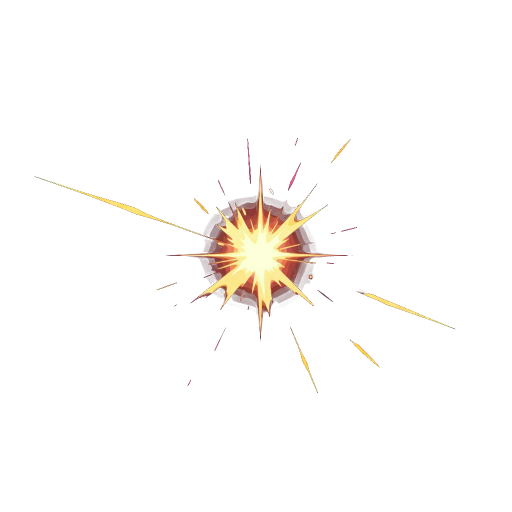
#> input picture assets/images/effects/fx_hit_1.png, 1024 x 1024 px, found by its file name (shown at 1/2 size)
$ python generate_fx_frames.py
#> lines starting #> are read from the running program, lines starting #| are printed output that depends on the picture
"""
fx/ 디렉토리에 이펙트 프레임 에셋 생성
기존 effects/ 에셋에서 4프레임 애니메이션 세트를 생성합니다.

프레임 구조: 원본 이미지를 약간씩 회전/스케일/투명도 변화를 주어 4프레임 애니메이션 생성
"""

import os
from pathlib import Path
from PIL import Image, ImageEnhance, ImageFilter
import math

ASSETS_DIR = Path(r"e:\defense\assets\images")
EFFECTS_DIR = ASSETS_DIR / "effects"
FX_DIR = ASSETS_DIR / "fx"

# 출력 크기 (게임 코드에서 48~64px로 사용)
OUTPUT_SIZE = 128

# 이펙트 타입별 소스 매핑
EFFECT_MAPPING = {
    # 피격/사망 이펙트 (멀티 프레임 소스 활용)
    "fx_hit_physical": {
        "sources": ["fx_hit_1.png", "fx_hit_2.png", "fx_hit_3.png", "fx_hit_4.png"],
        "mode": "multi_source"
    },
    "fx_hit_magic": {
        "sources": ["fx_lightning_1.png", "fx_lightning_2.png", "fx_lightning_3.png", "fx_lightning_4.png"],
        "mode": "multi_source"
    },
    "fx_hit_purify": {
        "sources": ["fx_fire_1.png", "fx_fire_2.png", "fx_fire_3.png", "fx_fire_4.png"],
        "mode": "multi_source"
    },
    "fx_death_ghost": {
        "sources": ["fx_hit_1.png", "fx_hit_2.png", "fx_hit_3.png", "fx_hit_4.png"],
        "mode": "multi_source_fade"  # 점점 투명해지는 사망 효과
    },
    # 영웅 스킬 이펙트 (단일 소스 → 4프레임 생성)
    "fx_kkaebi_flip": {
        "sources": ["fx_skill_kkaebi.png", "fx_attack_kkaebi.png"],
        "mode": "single_animate"
    },
    "fx_miho_foxfire": {
        "sources": ["fx_skill_guMiho.png", "fx_attack_guMiho.png"],
        "mode": "single_animate"
    },
    "fx_gangrim_summon": {
        "sources": ["fx_skill_gangrim.png", "fx_attack_gangrim.png"],
        "mode": "single_animate"
    },
    "fx_sua_grab": {
        "sources": ["fx_skill_sua.png", "fx_attack_sua.png"],
        "mode": "single_animate"
    },
    "fx_bari_ritual": {
        "sources": ["fx_skill_bari.png", "fx_attack_bari.png"],
        "mode": "single_animate"
    },
}


def load_and_resize(path: Path, size: int = OUTPUT_SIZE) -> Image.Image:
    """이미지를 로드하고 정사각형으로 리사이즈"""
#> called with size = 128
    img = Image.open(path).convert("RGBA")
#> img is the input picture: PIL image 1024x1024 RGBA; mean R, G, B, A 12.5, 14.9, 14.8, 9.4
    # 가로세로 비율 유지하며 정사각형에 맞추기
    img.thumbnail((size, size), Image.Resampling.LANCZOS)
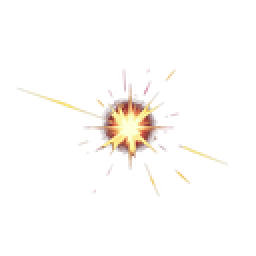
#> img: PIL image 128x128 RGBA (shown 2 times larger); mean R, G, B, A 17.1, 12.9, 8.8, 9.7; transparent parts drawn white
    # 정사각형 캔버스에 중앙 배치
    canvas = Image.new("RGBA", (size, size), (0, 0, 0, 0))
#> canvas: PIL image 128x128 RGBA; every value is 0
    offset_x = (size - img.width) // 2
#> offset_x = 0
    offset_y = (size - img.height) // 2
#> offset_y = 0
    canvas.paste(img, (offset_x, offset_y), img)
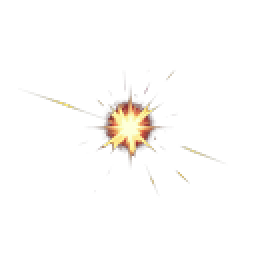
#> canvas: PIL image 128x128 RGBA (shown 2 times larger); mean R, G, B, A 7.8, 6.2, 4.3, 7.8; transparent parts drawn white
    return canvas


def generate_multi_source(prefix: str, sources: list[str]):
    """여러 소스 이미지를 각각 하나의 프레임으로 사용"""
    for i, src_name in enumerate(sources):
        src_path = EFFECTS_DIR / src_name
        if not src_path.exists():
            print(f"  ⚠️ 소스 없음: {src_name}")
            continue
        img = load_and_resize(src_path)
        out_path = FX_DIR / f"{prefix}_{i}.png"
        img.save(out_path)
        print(f"  ✅ {out_path.name}")


def generate_multi_source_fade(prefix: str, sources: list[str]):
    """소스를 사용하되 점점 투명해지는 사망 이펙트"""
    alphas = [255, 200, 130, 60]  # 프레임별 투명도
    for i, src_name in enumerate(sources):
        src_path = EFFECTS_DIR / src_name
        if not src_path.exists():
            print(f"  ⚠️ 소스 없음: {src_name}")
            continue
        img = load_and_resize(src_path)
        # 투명도 조절
        r, g, b, a = img.split()
        a = a.point(lambda x: min(x, alphas[i]))
        img = Image.merge("RGBA", (r, g, b, a))
        # 약간 확대 (분해 효과)
        scale = 1.0 + (i * 0.15)
        new_size = int(OUTPUT_SIZE * scale)
        img = img.resize((new_size, new_size), Image.Resampling.LANCZOS)
        # 다시 원래 크기 캔버스에 중앙 배치
        canvas = Image.new("RGBA", (OUTPUT_SIZE, OUTPUT_SIZE), (0, 0, 0, 0))
        offset = (OUTPUT_SIZE - new_size) // 2
        canvas.paste(img, (offset, offset), img)
        out_path = FX_DIR / f"{prefix}_{i}.png"
        canvas.save(out_path)
        print(f"  ✅ {out_path.name} (alpha={alphas[i]})")


def generate_single_animate(prefix: str, sources: list[str]):
    """단일 소스 이미지에서 4프레임 애니메이션 생성 (스케일+회전 변화)"""
    # 첫 번째 소스를 기본으로, 두 번째가 있으면 교차 사용
    src_path = EFFECTS_DIR / sources[0]
    if not src_path.exists():
        # 대체 소스 시도
        if len(sources) > 1:
            src_path = EFFECTS_DIR / sources[1]
        if not src_path.exists():
            print(f"  ⚠️ 소스 없음: {sources}")
            return

    base_img = load_and_resize(src_path)

    # 프레임별 변형: 스케일, 회전, 밝기
    transforms = [
        {"scale": 0.7, "rotate": 0, "brightness": 0.9},    # 시작 (작게)
        {"scale": 1.0, "rotate": 5, "brightness": 1.2},    # 확대
        {"scale": 1.1, "rotate": -5, "brightness": 1.4},   # 최대
        {"scale": 0.9, "rotate": 0, "brightness": 0.8},    # 수축
    ]

    for i, t in enumerate(transforms):
        img = base_img.copy()

        # 밝기 조절
        enhancer = ImageEnhance.Brightness(img)
        img = enhancer.enhance(t["brightness"])

        # 회전
        if t["rotate"] != 0:
            img = img.rotate(t["rotate"], expand=False, resample=Image.Resampling.BICUBIC)

        # 스케일
        new_size = int(OUTPUT_SIZE * t["scale"])
        img = img.resize((new_size, new_size), Image.Resampling.LANCZOS)

        # 캔버스에 중앙 배치
        canvas = Image.new("RGBA", (OUTPUT_SIZE, OUTPUT_SIZE), (0, 0, 0, 0))
        offset = (OUTPUT_SIZE - new_size) // 2
        canvas.paste(img, (offset, offset), img)

        out_path = FX_DIR / f"{prefix}_{i}.png"
        canvas.save(out_path)
        print(f"  ✅ {out_path.name} (scale={t['scale']}, rot={t['rotate']}°)")


def main():
    """메인: fx/ 디렉토리에 36개 이펙트 프레임 생성"""
    FX_DIR.mkdir(parents=True, exist_ok=True)
    print(f"🎨 이펙트 프레임 생성 시작 → {FX_DIR}")
    print(f"📁 소스 디렉토리: {EFFECTS_DIR}")
    print()

    total = 0
    for prefix, config in EFFECT_MAPPING.items():
        mode = config["mode"]
        sources = config["sources"]
        print(f"▶ {prefix} ({mode})")

        if mode == "multi_source":
            generate_multi_source(prefix, sources)
        elif mode == "multi_source_fade":
            generate_multi_source_fade(prefix, sources)
        elif mode == "single_animate":
            generate_single_animate(prefix, sources)

        total += 4
        print()

    print(f"🎉 총 {total}개 프레임 생성 완료!")

    # 결과 확인
    generated = list(FX_DIR.glob("*.png"))
#> generated = []
    print(f"📂 fx/ 디렉토리에 {len(generated)}개 파일")
#| 📂 fx/ 디렉토리에 0개 파일


if __name__ == "__main__":
    main()
